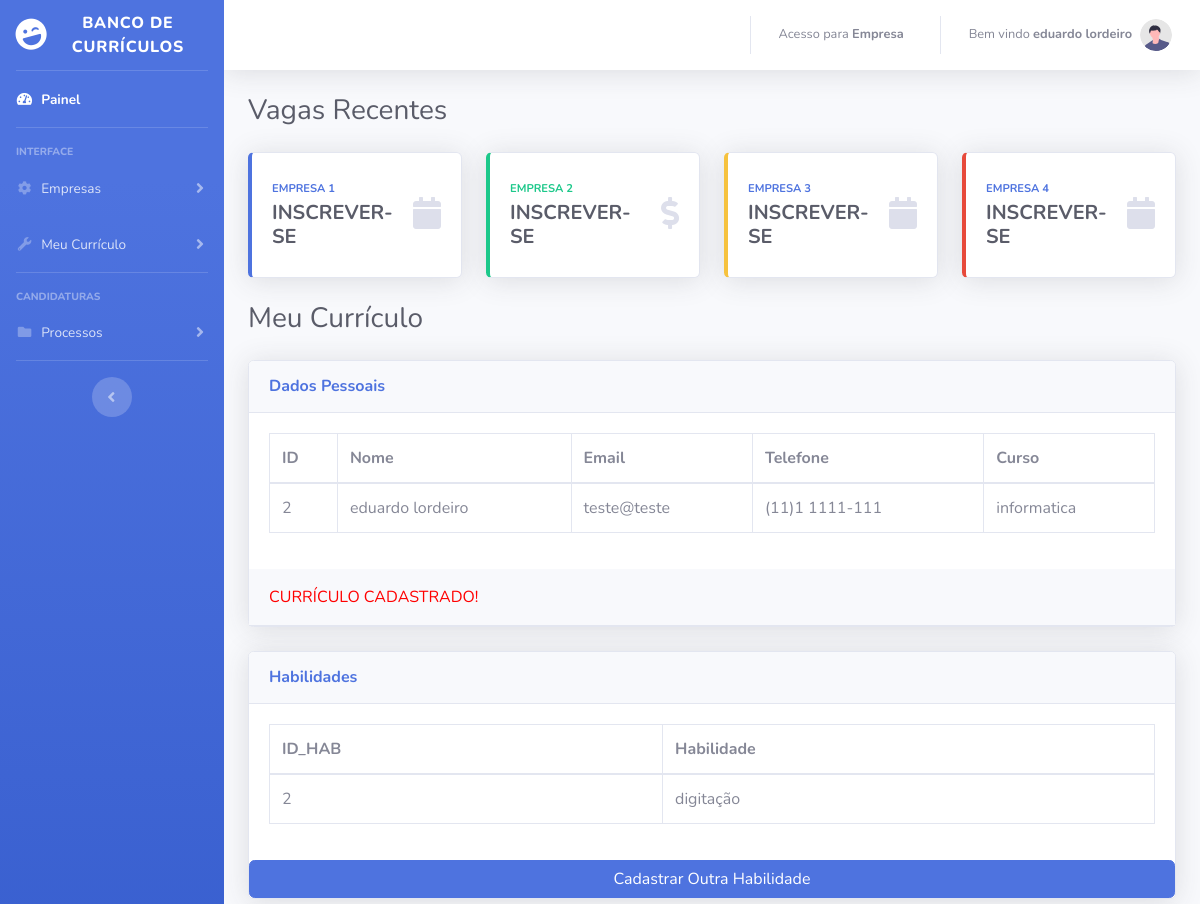
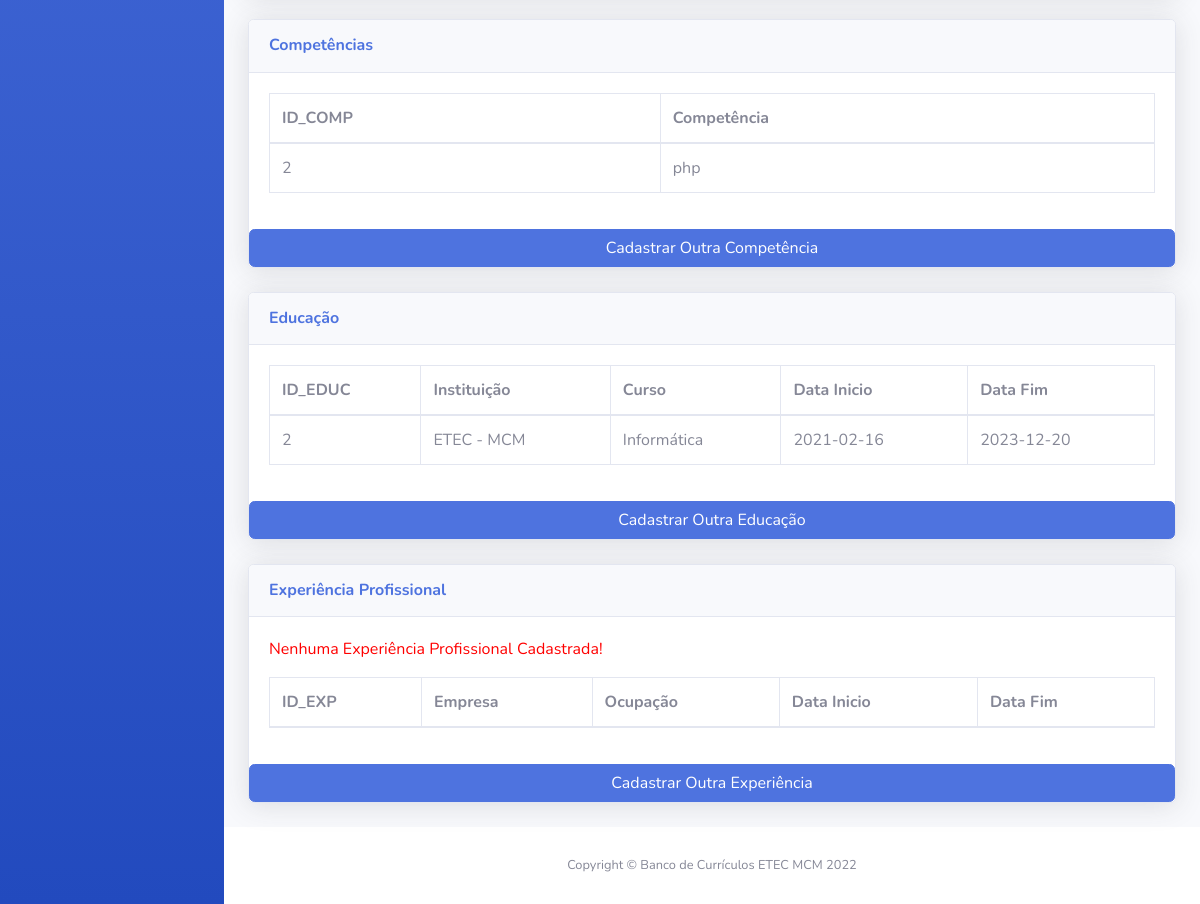
Screenshot of /painel/index.php (signed in) with the database file from the repository (2 pictures, top to bottom).
### tables this page shows
CREATE TABLE `curriculo` (
  `id_curr` int(11) NOT NULL,
  `nome` varchar(255) DEFAULT NULL,
  `email` varchar(255) DEFAULT NULL,
  `curso` varchar(255) DEFAULT NULL,
  `telefone` varchar(14) DEFAULT NULL
);

CREATE TABLE `habilidades` (
  `id_hab` int(11) NOT NULL,
  `habilidade` varchar(255) DEFAULT NULL,
  `id_curr` int(11) DEFAULT NULL
);

CREATE TABLE `competencias` (
  `id_comp` int(11) NOT NULL,
  `competencia` varchar(255) DEFAULT NULL,
  `id_curr` int(11) DEFAULT NULL
);

CREATE TABLE `educacao` (
  `id_educ` int(11) NOT NULL,
  `instituicao` varchar(255) DEFAULT NULL,
  `curso` varchar(255) DEFAULT NULL,
  `inicio` date DEFAULT NULL,
  `fim` date DEFAULT NULL,
  `id_curr` int(11) DEFAULT NULL
);

### painel/index.php (the view, shortened to what the rows shown need)
<?php
    include 'conecta.php';
?>
<!DOCTYPE html>
<html lang="pt-br">
<head>
    <link href="vendor/fontawesome-free/css/all.min.css" rel="stylesheet" type="text/css">
    <link href="css/sb-admin-2.min.css" rel="stylesheet">
</head>
<body id="page-top">
    <div id="wrapper">
        <div id="content-wrapper" class="d-flex flex-column">
            <div id="content">
                <div class="container-fluid">
                    <div class="d-sm-flex align-items-center justify-content-between mb-4">
                        <h1 class="h3 mb-0 text-gray-800">Vagas Recentes</h1>
                    </div>
                    <div class="d-sm-flex align-items-center justify-content-between mb-4">
                        <h1 class="h3 mb-0 text-gray-800">Meu Currículo</h1>
                    </div>
                    <div class="card shadow mb-4">
                        <div class="card-body">
                            <div class="table-responsive">
                                <table class="table table-bordered" id="dataTable" width="100%" cellspacing="0">
                                    <thead>
                                        <tr>
                                            <th>ID</th>
                                            <th>Nome</th>
                                            <th>Email</th>
                                            <th>Telefone</th>
                                            <th>Curso</th>
                                        </tr>
                                    </thead>
                                    <tbody>
<?php
    $email = $_SESSION['email_user'];
    $sql = "SELECT * FROM curriculo WHERE email='$email'";
    $resultado = mysqli_query($conexao, $sql);
    $id_curriculo = "";
    $conteudo_nome="";
    if (mysqli_num_rows($resultado) > 0) {
        while($linha = mysqli_fetch_assoc($resultado)) {
            $id_curriculo = $linha["id_curr"];
            $conteudo_nome= $linha["nome"];
?>
                                        <tr>
                                            <td><?php echo $linha["id_curr"]; ?></td>
                                            <td><?php echo $linha["nome"]; ?></td>
                                            <td><?php echo $linha["email"]; ?></td>
                                            <td><?php echo $linha["telefone"]; ?></td>
                                            <td><?php echo $linha["curso"]; ?></td>
                                        </tr>
<?php
        }
        } else {
            echo "0 resultados";
        }
?>
                                    </tbody>
                                </table>
                            </div>
                        </div>
<?php
    if($conteudo_nome !== ''){
?>
                    </div>
                    <div class="card shadow mb-4">
                        <div class="card-body">
                            <div class="table-responsive">
                                <table class="table table-bordered" id="dataTable" width="100%" cellspacing="0">
                                    <thead>
                                        <tr>
                                            <th>ID_HAB</th>
                                            <th>Habilidade</th>
                                        </tr>
                                    </thead>
                                    <tbody>
<?php
    $sql = "SELECT * FROM habilidades WHERE id_curr = '$id_curriculo'";
    $resultado = mysqli_query($conexao, $sql);
    if (mysqli_num_rows($resultado) > 0) {
        while($linha = mysqli_fetch_assoc($resultado)) {
?>
                                        <tr>
                                            <td><?php echo $linha["id_hab"]; ?></td>
                                            <td><?php echo $linha["habilidade"]; ?></td>
                                        </tr>
<?php
        }
        } else {
            echo "<p style=\"color:red\">Nenhuma Habilidade Cadastrada!</p>";
        }
?>
                                    </tbody>
                                </table>
                            </div>
                        </div>
                    </div>
                    <div class="card shadow mb-4">
                        <div class="card-body">
                            <div class="table-responsive">
                                <table class="table table-bordered" id="dataTable" width="100%" cellspacing="0">
                                    <thead>
                                        <tr>
                                            <th>ID_COMP</th>
                                            <th>Competência</th>
                                        </tr>
                                    </thead>
                                    <tbody>
<?php
    $sql = "SELECT * FROM competencias WHERE id_curr = '$id_curriculo'";
    $resultado = mysqli_query($conexao, $sql);
    if (mysqli_num_rows($resultado) > 0) {
        while($linha = mysqli_fetch_assoc($resultado)) {
?>
                                        <tr>
                                            <td><?php echo $linha["id_comp"]; ?></td>
                                            <td><?php echo $linha["competencia"]; ?></td>
                                        </tr>
<?php
        }
        } else {
            echo "<p style=\"color:red\">Nenhuma Competência Cadastrada!</p>";
        }
?>
                                    </tbody>
                                </table>
                            </div>
                        </div>
                    </div>
                    <div class="card shadow mb-4">
                        <div class="card-body">
                            <div class="table-responsive">
                                <table class="table table-bordered" id="dataTable" width="100%" cellspacing="0">
                                    <thead>
                                        <tr>
                                            <th>ID_EDUC</th>
                                            <th>Instituição</th>
                                            <th>Curso</th>
                                            <th>Data Inicio</th>
                                            <th>Data Fim</th>
                                        </tr>
                                    </thead>
                                    <tbody>
<?php
    $sql = "SELECT * FROM educacao WHERE id_curr = '$id_curriculo'";
    $resultado = mysqli_query($conexao, $sql);
    if (mysqli_num_rows($resultado) > 0) {
        while($linha = mysqli_fetch_assoc($resultado)) {
?>
                                        <tr>
                                            <td><?php echo $linha["id_educ"]; ?></td>
                                            <td><?php echo $linha["instituicao"]; ?></td>
                                            <td><?php echo $linha["curso"]; ?></td>
                                            <td><?php echo $linha["inicio"]; ?></td>
                                            <td><?php echo $linha["fim"]; ?></td>
                                        </tr>
<?php
        }
        } else {
            echo "<p style=\"color:red\">Nenhuma Instituição de Ensino Cadastrada!</p>";
        }
?>
                                    </tbody>
                                </table>
                            </div>
                        </div>
                    </div>
                    <div class="card shadow mb-4">
                        <div class="card-body">
                            <div class="table-responsive">
                                <table class="table table-bordered" id="dataTable" width="100%" cellspacing="0">
                                    <thead>
                                        <tr>
                                            <th>ID_EXP</th>
                                            <th>Empresa</th>
                                            <th>Ocupação</th>
                                            <th>Data Inicio</th>
                                            <th>Data Fim</th>
                                        </tr>
                                    </thead>
                                </table>
                            </div>
                        </div>
                    </div>
                </div>
<?php
    }
    else {
        echo "<p style=\"color:red\">Você precisa cadastrar um currículo!</p>";
    }
?>
            </div>
        </div>
    </div>
</body>
</html>

### rows the page displays
curriculo: id_curr "2", nome "eduardo lordeiro", email "teste@teste", telefone "(11)1 1111-111", curso "informatica"
habilidades: id_hab "2", habilidade "digitação"
competencias: id_comp "2", competencia "php"
educacao: id_educ "2", instituicao "ETEC - MCM", curso "Informática", inicio "2021-02-16", fim "2023-12-20"

### other values shown
$tipo_acesso "Empresa"
$_SESSION['nome_user'] "eduardo lordeiro"
